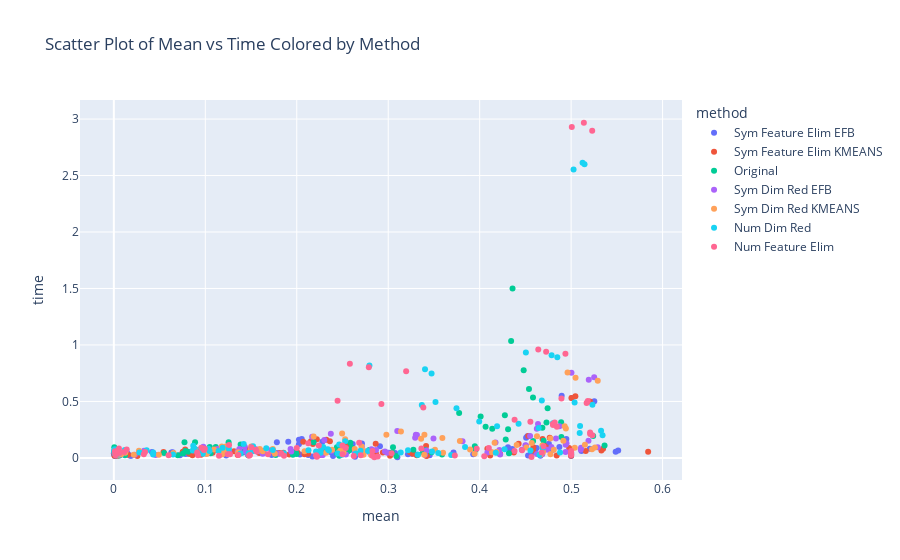

Notebook source saved alongside this figure:
### Code cell
import plotly.express as px

# Create the scatter plot
fig = px.scatter(df, x='mean', y='time', color='method', title='Scatter Plot of Mean vs Time Colored by Method')
fig.show()
